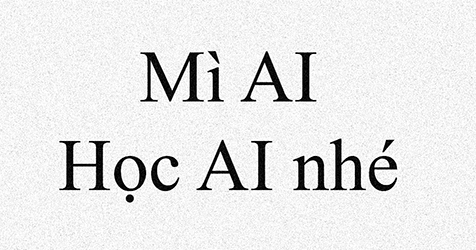
#> input picture miai.png, 476 x 250 px; its folder holds only this picture in this run
$ python py_ocr.py --image miai.png
#> lines starting #> are read from the running program, lines starting #| are printed output that depends on the picture; after the words box and inside, x2 and y2 are one past the last pixel; in counts of white or black regions, pixels touching at a corner belong together
# import the necessary packages
from PIL import Image
import pytesseract
import argparse
import cv2
import os

# Xây dựng hệ thống tham số đầu vào
# -i file ảnh cần nhận dạng
# -p tham số tiền xử lý ảnh (có thể bỏ qua nếu không cần). Nếu dùng: blur : Làm mờ ảnh để giảm noise, thresh: Phân tách đen trắng
ap = argparse.ArgumentParser()
ap.add_argument("-i", "--image", required=True,
	help="Đường dẫn đến ảnh muốn nhận dạng")
ap.add_argument("-p", "--preprocess", type=str, default="thresh",
	help="Bước tiền xử lý ảnh")
args = vars(ap.parse_args())

# Đọc file ảnh và chuyển về ảnh xám
image = cv2.imread(args["image"])
#> image is the input picture: shape (250, 476, 3); min 0, max 255, mean 231.1
gray = cv2.cvtColor(image, cv2.COLOR_BGR2GRAY)

# Check xem có sử dụng tiền xử lý ảnh không
# Nếu phân tách đen trắng
if args["preprocess"] == "thresh":
	gray = cv2.threshold(gray, 0, 255,
		cv2.THRESH_BINARY | cv2.THRESH_OTSU)[1]
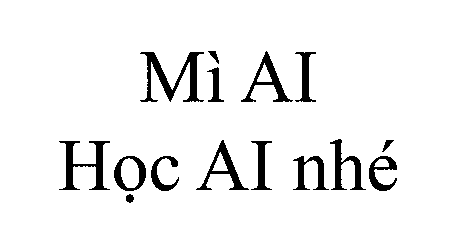
#> gray: shape (250, 476); 94.3% white; 15 black regions, largest, box (x1, y1, x2, y2) and area: (140, 52, 204, 102) 1099, (59, 141, 110, 190) 865, (241, 51, 293, 102) 624

# Nếu làm mờ ảnh
elif args["preprocess"] == "blur":
	gray = cv2.medianBlur(gray, 3)

# Ghi tạm ảnh xuống ổ cứng để sau đó apply OCR
filename = "{}.png".format(os.getpid())
cv2.imwrite(filename, gray)

# Load ảnh và apply nhận dạng bằng Tesseract OCR
#> (the run stopped early here; a loop or call above may not have finished)
